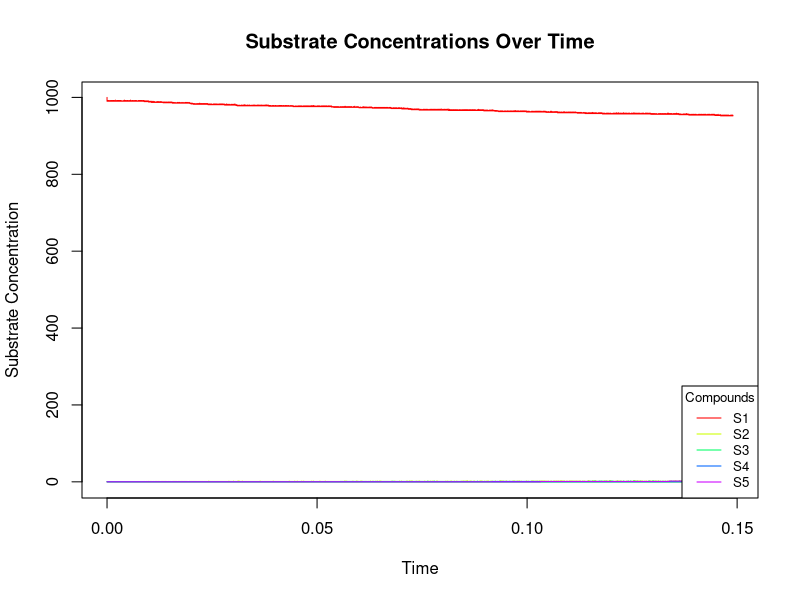

Generate this figure with R:
## ---- chunk 1
rainbow<-rainbow(5)
NumberOfSteps<-100000
#Defines the parameters for the reaction; defines the rate constants
k1<-5487804
kneg1<-25216
ka<-27.0

k2<-37384500
kneg2<-2688.97
kb<-2.71

k3<-218796000
kneg3<-19670.9
kc<-20.79

k4<-143244000
kneg4<-85856.2
kd<-90

#Establishing the vectors for a system that has 1000 times as much S1 as each of the enzymes. The system can be scaled up to represent a macroscopic solution. Initialization of the system.

NumberOfS1<-rep(0,NumberOfSteps)  # recall the replication function
NumberOfS1[1]<-1000
NumberOfS2<-rep(0,NumberOfSteps)
NumberOfS2[1]<-0
NumberOfS3<-rep(0,NumberOfSteps)
NumberOfS3[1]<-0
NumberOfS4<-rep(0,NumberOfSteps)
NumberOfS4[1]<-0
NumberOfS5<-rep(0,NumberOfSteps)
NumberOfS5[1]<-0

NumberOfE1<-rep(0,NumberOfSteps)
NumberOfE1[1]<-10
NumberOfE2<-rep(0,NumberOfSteps)
NumberOfE2[1]<-50
NumberOfE3<-rep(0,NumberOfSteps)
NumberOfE3[1]<-10
NumberOfE4<-rep(0,NumberOfSteps)
NumberOfE4[1]<-10

NumberOfES1<-rep(0,NumberOfSteps)
NumberOfES1[1]<-0
NumberOfES2<-rep(0,NumberOfSteps)
NumberOfES2[1]<-0
NumberOfES3<-rep(0,NumberOfSteps)
NumberOfES3[1]<-0
NumberOfES4<-rep(0,NumberOfSteps)
NumberOfES4[1]<-0

#The next step is to calculate the propensities for each of the reactions to occur. There are 12 reactions that can occur.
H1<-rep(0,NumberOfSteps)
H2<-rep(0,NumberOfSteps)
H3<-rep(0,NumberOfSteps)
H4<-rep(0,NumberOfSteps)
H5<-rep(0,NumberOfSteps)
H6<-rep(0,NumberOfSteps)
H7<-rep(0,NumberOfSteps)
H8<-rep(0,NumberOfSteps)
H9<-rep(0,NumberOfSteps)
H10<-rep(0,NumberOfSteps)
H11<-rep(0,NumberOfSteps)
H12<-rep(0,NumberOfSteps)

C1<-k1/((6.022*10^23)*(1.66058*10^-21))
C2<-kneg1
C3<-ka
C4<-k2/((6.022*10^23)*(1.66058*10^-21))
C5<-kneg2
C6<-kb
C7<-k3/((6.022*10^23)*(1.66058*10^-21))
C8<-kneg3
C9<-kc
C10<-k4/((6.022*10^23)*(1.66058*10^-21))
C11<-kneg4
C12<-kd

A1<-rep(0,NumberOfSteps)
A2<-rep(0,NumberOfSteps)
A3<-rep(0,NumberOfSteps)
A4<-rep(0,NumberOfSteps)
A5<-rep(0,NumberOfSteps)
A6<-rep(0,NumberOfSteps)
A7<-rep(0,NumberOfSteps)
A8<-rep(0,NumberOfSteps)
A9<-rep(0,NumberOfSteps)
A10<-rep(0,NumberOfSteps)
A11<-rep(0,NumberOfSteps)
A12<-rep(0,NumberOfSteps)

A0<-rep(0,NumberOfSteps)  # what the hell
MCTime<-rep(0,NumberOfSteps)   # what the hell, patrick
MCTime[1]<-0   # patrick, what are you doing, sir
MCCounter<-0  #patrick, my good lad, what the hell is going on here

repeat{
  MCCounter<-MCCounter+1

  H1[MCCounter]<-NumberOfS1[MCCounter]*NumberOfE1[MCCounter]
  H2[MCCounter]<-NumberOfES1[MCCounter]
  H3[MCCounter]<-NumberOfES1[MCCounter]
  H4[MCCounter]<-NumberOfS2[MCCounter]*NumberOfE2[MCCounter]
  H5[MCCounter]<-NumberOfES2[MCCounter]
  H6[MCCounter]<-NumberOfES2[MCCounter]
  H7[MCCounter]<-NumberOfS3[MCCounter]*NumberOfE3[MCCounter]
  H8[MCCounter]<-NumberOfES3[MCCounter]
  H9[MCCounter]<-NumberOfES3[MCCounter]
  H10[MCCounter]<-NumberOfS4[MCCounter]*NumberOfE4[MCCounter]
  H11[MCCounter]<-NumberOfES4[MCCounter]
  H12[MCCounter]<-NumberOfES4[MCCounter]

  A1[MCCounter]<-H1[MCCounter]*C1
  A2[MCCounter]<-H2[MCCounter]*C2
  A3[MCCounter]<-H3[MCCounter]*C3
  A4[MCCounter]<-H4[MCCounter]*C4
  A5[MCCounter]<-H5[MCCounter]*C5
  A6[MCCounter]<-H6[MCCounter]*C6
  A7[MCCounter]<-H7[MCCounter]*C7
  A8[MCCounter]<-H8[MCCounter]*C8
  A9[MCCounter]<-H9[MCCounter]*C9
  A10[MCCounter]<-H10[MCCounter]*C10
  A11[MCCounter]<-H11[MCCounter]*C11
  A12[MCCounter]<-H12[MCCounter]*C12

  A0[MCCounter]<-sum(A1[MCCounter],A2[MCCounter],A3[MCCounter],A4[MCCounter],A5[MCCounter],A6[MCCounter],A7[MCCounter],A8[MCCounter],A9[MCCounter],A10[MCCounter],A11[MCCounter],A12[MCCounter])

  #The counts of each of the compounds in the next step are constant unless a pathway corresponding to changes is selected in the next step.
  NumberOfS1[MCCounter+1]<-NumberOfS1[MCCounter]   # I have questions about this statement and the comment that was made above
  NumberOfS2[MCCounter+1]<-NumberOfS2[MCCounter]
  NumberOfS3[MCCounter+1]<-NumberOfS3[MCCounter]
  NumberOfS4[MCCounter+1]<-NumberOfS4[MCCounter]
  NumberOfS5[MCCounter+1]<-NumberOfS5[MCCounter]

  NumberOfE1[MCCounter+1]<-NumberOfE1[MCCounter]
  NumberOfE2[MCCounter+1]<-NumberOfE2[MCCounter]
  NumberOfE3[MCCounter+1]<-NumberOfE3[MCCounter]
  NumberOfE4[MCCounter+1]<-NumberOfE4[MCCounter]

  NumberOfES1[MCCounter+1]<-NumberOfES1[MCCounter]
  NumberOfES2[MCCounter+1]<-NumberOfES2[MCCounter]
  NumberOfES3[MCCounter+1]<-NumberOfES3[MCCounter]
  NumberOfES4[MCCounter+1]<-NumberOfES4[MCCounter]

#The next step is to select the time till next reaction, as well as the next reaction that occurs.

  r1<-runif(1,min=0,max=1)
  r2<-runif(1,min=0,max=1)
  Tau<-(1/A0[MCCounter])*log(1/r1)
  MuObject<-r2*A0[MCCounter]
#The code below makes the slider object pictured in the notes, and is used to determine that value of mu based on the sampled value of r2.
  A1Reference<-A1[MCCounter]
  A2Reference<-A1[MCCounter]+A2[MCCounter]
  A3Reference<-A1[MCCounter]+A2[MCCounter]+A3[MCCounter]
  A4Reference<-A1[MCCounter]+A2[MCCounter]+A3[MCCounter]+A4[MCCounter]
  A5Reference<-A1[MCCounter]+A2[MCCounter]+A3[MCCounter]+A4[MCCounter]+A5[MCCounter]
  A6Reference<-A1[MCCounter]+A2[MCCounter]+A3[MCCounter]+A4[MCCounter]+A5[MCCounter]+A6[MCCounter]
  A7Reference<-A1[MCCounter]+A2[MCCounter]+A3[MCCounter]+A4[MCCounter]+A5[MCCounter]+A6[MCCounter]+A7[MCCounter]
  A8Reference<-A1[MCCounter]+A2[MCCounter]+A3[MCCounter]+A4[MCCounter]+A5[MCCounter]+A6[MCCounter]+A7[MCCounter]+A8[MCCounter]
  A9Reference<-A1[MCCounter]+A2[MCCounter]+A3[MCCounter]+A4[MCCounter]+A5[MCCounter]+A6[MCCounter]+A7[MCCounter]+A8[MCCounter]+A9[MCCounter]
  A10Reference<-A1[MCCounter]+A2[MCCounter]+A3[MCCounter]+A4[MCCounter]+A5[MCCounter]+A6[MCCounter]+A7[MCCounter]+A8[MCCounter]+A9[MCCounter]+A10[MCCounter]
  A11Reference<-A1[MCCounter]+A2[MCCounter]+A3[MCCounter]+A4[MCCounter]+A5[MCCounter]+A6[MCCounter]+A7[MCCounter]+A8[MCCounter]+A9[MCCounter]+A10[MCCounter]+A11[MCCounter]
  A12Reference<-A1[MCCounter]+A2[MCCounter]+A3[MCCounter]+A4[MCCounter]+A5[MCCounter]+A6[MCCounter]+A7[MCCounter]+A8[MCCounter]+A9[MCCounter]+A10[MCCounter]+A11[MCCounter]+A12[MCCounter]

  if(MuObject<A1Reference){Mu<-1}
  if(MuObject>A1Reference&&MuObject<A2Reference){Mu<-2}
  if(MuObject>A2Reference&&MuObject<A3Reference){Mu<-3}
  if(MuObject>A3Reference&&MuObject<A4Reference){Mu<-4}
  if(MuObject>A4Reference&&MuObject<A5Reference){Mu<-5}
  if(MuObject>A5Reference&&MuObject<A6Reference){Mu<-6}
  if(MuObject>A6Reference&&MuObject<A7Reference){Mu<-7}
  if(MuObject>A7Reference&&MuObject<A8Reference){Mu<-8}
  if(MuObject>A8Reference&&MuObject<A9Reference){Mu<-9}
  if(MuObject>A9Reference&&MuObject<A10Reference){Mu<-10}
  if(MuObject>A10Reference&&MuObject<A11Reference){Mu<-11}
  if(MuObject>A11Reference&&MuObject<A12Reference){Mu<-12}

  if(Mu==1){
    NumberOfE1[MCCounter+1]<-NumberOfE1[MCCounter]-1
    NumberOfS1[MCCounter+1]<-NumberOfS1[MCCounter]-1
    NumberOfES1[MCCounter+1]<-NumberOfES1[MCCounter]+1
  }

  if(Mu==2){
    NumberOfES1[MCCounter+1]<-NumberOfES1[MCCounter]-1
    NumberOfE1[MCCounter+1]<-NumberOfE1[MCCounter]+1
    NumberOfS1[MCCounter+1]<-NumberOfS1[MCCounter]+1
  }


  if(Mu==3){
    NumberOfES1[MCCounter+1]<-NumberOfES1[MCCounter]-1
    NumberOfE1[MCCounter+1]<-NumberOfE1[MCCounter]+1
    NumberOfS2[MCCounter+1]<-NumberOfS2[MCCounter]+1
  }

  if(Mu==4){
    NumberOfE2[MCCounter+1]<-NumberOfE2[MCCounter]-1
    NumberOfS2[MCCounter+1]<-NumberOfS2[MCCounter]-1
    NumberOfES2[MCCounter+1]<-NumberOfES2[MCCounter]+1
  }

  if(Mu==5){
    NumberOfES2[MCCounter+1]<-NumberOfES2[MCCounter]-1
    NumberOfE2[MCCounter+1]<-NumberOfE2[MCCounter]+1
    NumberOfS2[MCCounter+1]<-NumberOfS2[MCCounter]+1
  }



  if(Mu==6){
    NumberOfES2[MCCounter+1]<-NumberOfES2[MCCounter]-1
    NumberOfE2[MCCounter+1]<-NumberOfE2[MCCounter]+1
    NumberOfS3[MCCounter+1]<-NumberOfS3[MCCounter]+1
  }

  if(Mu==7){
    NumberOfE3[MCCounter+1]<-NumberOfE3[MCCounter]-1
    NumberOfS3[MCCounter+1]<-NumberOfS3[MCCounter]-1
    NumberOfES3[MCCounter+1]<-NumberOfES3[MCCounter]+1
  }

  if(Mu==8){
    NumberOfES3[MCCounter+1]<-NumberOfES3[MCCounter]-1
    NumberOfE3[MCCounter+1]<-NumberOfE3[MCCounter]+1
    NumberOfS3[MCCounter+1]<-NumberOfS3[MCCounter]+1
  }


  if(Mu==9){
    NumberOfES3[MCCounter+1]<-NumberOfES3[MCCounter]-1
    NumberOfE3[MCCounter+1]<-NumberOfE3[MCCounter]+1
    NumberOfS4[MCCounter+1]<-NumberOfS4[MCCounter]+1
  }

  if(Mu==10){
    NumberOfE4[MCCounter+1]<-NumberOfE4[MCCounter]-1
    NumberOfS4[MCCounter+1]<-NumberOfS4[MCCounter]-1
    NumberOfES4[MCCounter+1]<-NumberOfES4[MCCounter]+1
  }

  if(Mu==11){
    NumberOfES4[MCCounter+1]<-NumberOfES4[MCCounter]-1
    NumberOfE4[MCCounter+1]<-NumberOfE4[MCCounter]+1
    NumberOfS4[MCCounter+1]<-NumberOfS4[MCCounter]+1
  }

  if(Mu==12){
    NumberOfES4[MCCounter+1]<-NumberOfES4[MCCounter]-1
    NumberOfE4[MCCounter+1]<-NumberOfE4[MCCounter]+1
    NumberOfS5[MCCounter+1]<-NumberOfS5[MCCounter]+1
  }


  MCTime[MCCounter+1]<-MCTime[MCCounter]+Tau


  if(MCCounter==NumberOfSteps){break}
}


plot(MCTime,NumberOfS1,type="l",col=rainbow[1],xlab="Time",ylab="Substrate Concentration",main="Substrate Concentrations Over Time",ylim = c(-2,NumberOfS1[1]))
lines(MCTime,NumberOfS2,col=rainbow[2])
lines(MCTime,NumberOfS3,col=rainbow[3])
lines(MCTime,NumberOfS4,col=rainbow[4])
lines(MCTime,NumberOfS5,col=rainbow[5])
legend("bottomright",legend=c("S1","S2","S3","S4","S5"),col=rainbow,title="Compounds",lty=1,cex=.8)


